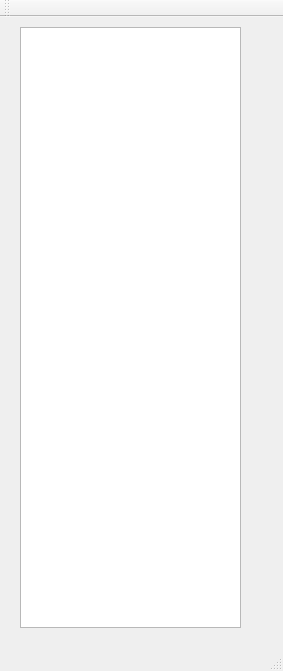
<?xml version="1.0" encoding="UTF-8"?>
<ui version="4.0">
 <class>MainWindow</class>
 <widget class="QMainWindow" name="MainWindow">
  <property name="geometry">
   <rect>
    <x>0</x>
    <y>0</y>
    <width>283</width>
    <height>671</height>
   </rect>
  </property>
  <property name="windowTitle">
   <string>MainWindow</string>
  </property>
  <widget class="QWidget" name="centralWidget">
   <widget class="QTextEdit" name="textEdit">
    <property name="geometry">
     <rect>
      <x>20</x>
      <y>10</y>
      <width>221</width>
      <height>601</height>
     </rect>
    </property>
   </widget>
  </widget>
  <widget class="QMenuBar" name="menuBar">
   <property name="geometry">
    <rect>
     <x>0</x>
     <y>0</y>
     <width>283</width>
     <height>25</height>
    </rect>
   </property>
  </widget>
  <widget class="QToolBar" name="mainToolBar">
   <attribute name="toolBarArea">
    <enum>TopToolBarArea</enum>
   </attribute>
   <attribute name="toolBarBreak">
    <bool>false</bool>
   </attribute>
  </widget>
  <widget class="QStatusBar" name="statusBar"/>
 </widget>
 <layoutdefault spacing="6" margin="11"/>
 <resources/>
 <connections/>
</ui>
